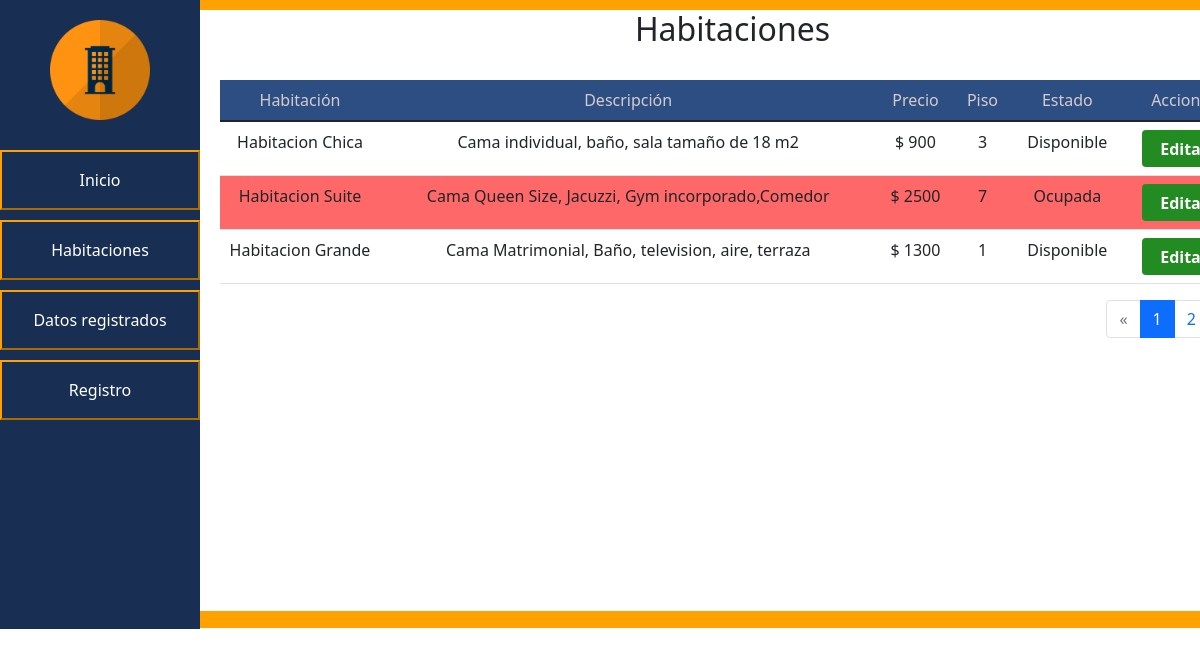
/PHP/registro.php?pagina=1, run on the app's committed database.
### tables this page shows
CREATE TABLE `habitacion` (
  `idHabitacion` int(11) NOT NULL,
  `NombreHab` varchar(45) NOT NULL,
  `Descripcion` varchar(50) NOT NULL,
  `Precio` int(10) NOT NULL,
  `Piso` int(10) NOT NULL,
  `Estado` varchar(20) NOT NULL
);

### PHP/registro.php (the view, shortened to what this page needs)
<!DOCTYPE html>
<html>
<head>
    <link href="https://cdn.jsdelivr.net/npm/bootstrap@5.1.3/dist/css/bootstrap.min.css" rel="stylesheet">
    <link rel="stylesheet" type="text/css" href="../css/styles-registro.css">
</head>
<body>
	<div id="general">
		<div id="navegacion">
			<div id="navegacion-alineacion">
				<img src="..\img\img2.png" id="img1">
				<a href="index.php">
					<button class="animacion-btn" id="btn">Inicio</button>
				</a>
                <a href="habitaciones.php">
					<button class="animacion-btn" id="btn">Habitaciones</button>
				</a>
				<a href="datos-registrados.php">
					<button class="animacion-btn" id="btn">Datos registrados</button>
				</a>
                <a href="registro.php?pagina=1">
                    <button class="animacion-btn" id="btn" > Registro </button>
                </a>
			</div>
		</div>
		<div id="cuerpo">
			<div id="contenido-cuerpo">
                <h2 style="text-align: center;"> Habitaciones </h2>
                <br>
                        <table class="table table-hover" id="alineacion-tabla">
                            <thead>
                            <tr class="tittletables">
                                <th class="tamañocelda" scope="col">Habitación</th>
                                <th scope="col">Descripción</th>
                                <th scope="col">Precio</th>
                                <th scope="col">Piso</th>
                                <th scope="col">Estado</th>
                                <th scope="col">Acciones</th>
                            </tr>
                            </thead>
                            <tbody>
                            <?php $cont = include ("conexion.php");
                            $consulta="SELECT * FROM habitacion";
                            $resultado = mysqli_query($enlace,$consulta);
                            $articulos_por_pagina=3;
                            $articulos_totales=mysqli_num_rows($resultado);
                            $paginas=$articulos_totales/3;
                            $paginas=ceil($paginas);
                            $contador=($_GET['pagina']-1)*$articulos_por_pagina;
                            $consulta_1="SELECT * FROM habitacion LIMIT $contador,$articulos_por_pagina";
                            $resultado_1=mysqli_query($enlace,$consulta_1);
                            while ($mostrar=mysqli_fetch_array($resultado_1)){
                            ?>
                                <tr class="<?php echo ($mostrar['Estado']=="Ocupada")?'disponibilidad':'sin-color' ?>">
                                    <td > <?php echo $mostrar['NombreHab'] ?> </td>
                                    <td > <?php echo $mostrar['Descripcion'] ?> </td>
                                    <td >$ <?php echo $mostrar['Precio'] ?> </td>
                                    <td > <?php echo $mostrar['Piso'] ?> </td>
                                    <td > <?php echo $mostrar['Estado'] ?> </td>
                                    <td>
                                        <button type="button" class="buttonedit" data-bs-toggle="modal" data-bs-target="#editmodal<?php echo $mostrar['idHabitacion'];?>">
                                            Editar
                                        </button>
                                    </td>
                                </tr>
                            <?php
                            }
                            ?>
                            </tbody>
                        </table>
                        <nav class="alineacion" aria-label="Page navigation example">
                            <ul class="pagination" >
                                <li class="page-item <?php echo $_GET['pagina']<= 1 ? 'disabled':'' ?>">
                                    <a class="page-link"
                                       href="registro.php?pagina=<?php echo $_GET['pagina']-1 ?>" aria-label="Previous">
                                        <span aria-hidden="true">&laquo;</span>
                                    </a>
                                </li>
                                <?php for($i=0;$i<$paginas;$i++): ?>
                                <li class="page-item <?php echo $_GET['pagina']==$i+1 ?'active': '' ?>">
                                    <a class="page-link" href="registro.php?pagina=<?php echo $i+1 ?>">
                                        <?php echo $i+1 ?>
                                    </a>
                                </li>
                                <?php endfor; ?>
                            </ul>
                        </nav>
            </div>
        </div>
</body>
</html>

### css/styles-registro.css (style rules this page uses)
body { margin: 0; }
#general { display: flex; }
#navegacion { float: left; background-color: #182F53; height: 629px; width: 200px }
#btn { background-color: #182F53; color: white; margin-top:10px; width: 200px; height: 60px; }
#navegacion-alineacion { margin-top: 20px; }
#img1 { height: 100px; margin-left: 50px; margin-bottom:20px; }
.animacion-btn { border-color: #FFA100; color: black; background-image: -webkit-linear-gradient(45deg, #FFA100 50%, transparent 50%); background-image: linear-gradient(45deg, #FFA100 50%, transparent 50%); background-position: 100%; background-size: 400%; -webkit-transition: background 300ms ease-in-out; transition: background 300ms ease-in-out; }
#cuerpo { background-color: #FFA100; height: 628px; width: 100%; overflow: scroll; }
#contenido-cuerpo { background-color: white; height: 601px; width: 1065px; margin: auto; margin-top: 10px; }
#alineacion-tabla { width: 1024px; margin-left: 20px; }
table,tr,th { text-align: center; font-weight: normal; }
th { padding-left: 18px; padding-right: 18px; }
.tittletables { background: #2d4e83; color: #d3cccc; margin-left: 29px; margin-right: 23px; }
.tamañocelda { width: 160px; }
.disponibilidad { background:#FF6868; }
.alineacion { float: right; margin-right: 23px; }
.buttonedit { width: 85px; height: 37px; color: #ffffff; font-weight: bold; display: inline-block; padding: 6px 12px; font-size: 16px; text-align: center; cursor: pointer; background-image: none; border: 1px solid transparent; border-radius: 4px; outline: 0; background-color: forestgreen; align-content: center; }

### data on the page
habitacion: NombreHab "Habitacion Chica", Descripcion "Cama individual, baño, sala tamaño de 18 m2", Precio "900", Piso "3", Estado "Disponible"
habitacion: NombreHab "Habitacion Suite", Descripcion "Cama Queen Size, Jacuzzi, Gym incorporado,Comedor", Precio "2500", Piso "7", Estado "Ocupada"
habitacion: NombreHab "Habitacion Grande", Descripcion "Cama Matrimonial, Baño, television, aire, terraza", Precio "1300", Piso "1", Estado "Disponible"
